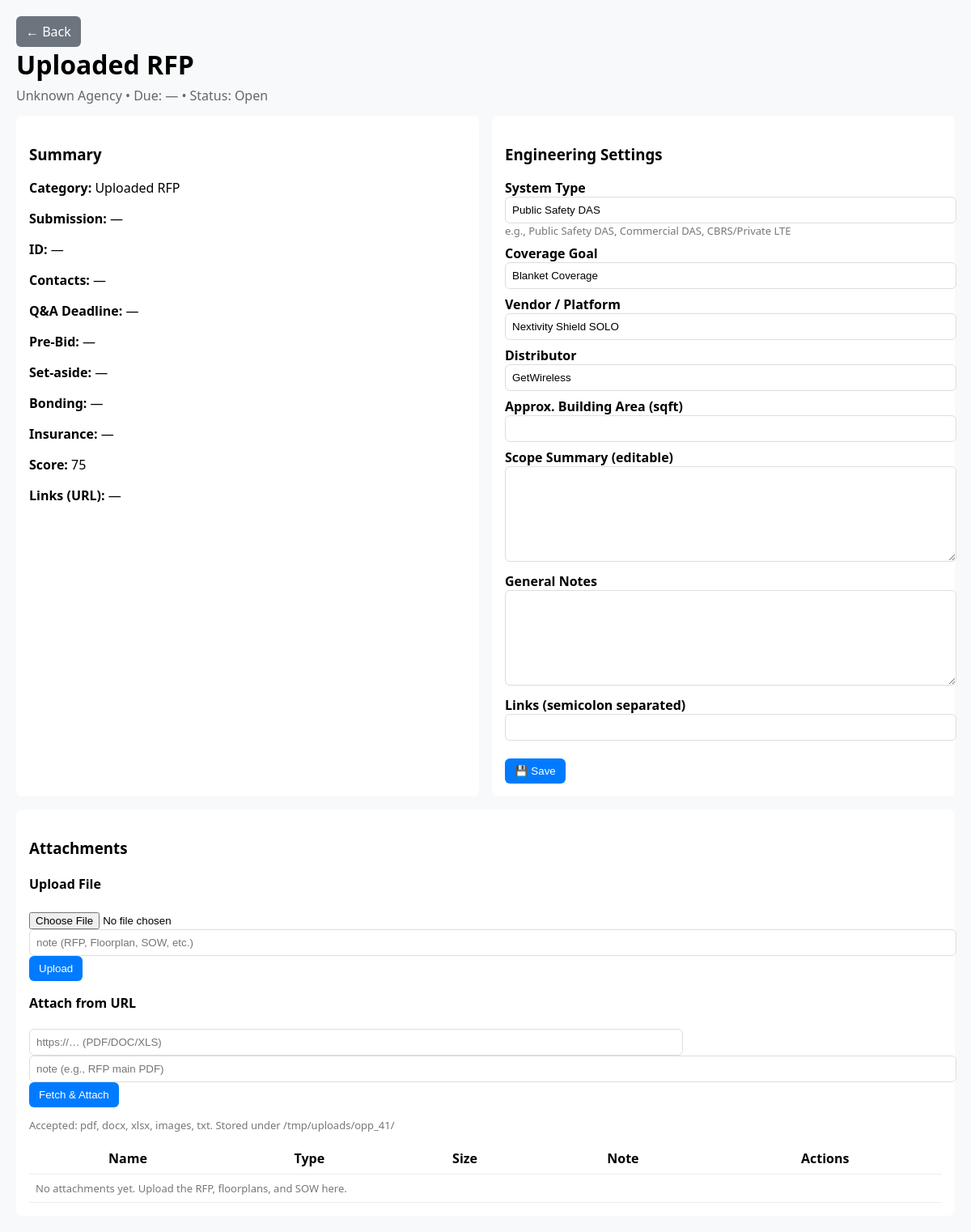
The page /opportunity/41 on the database its author committed.
### tables this page shows
CREATE TABLE opportunities (
            id INTEGER PRIMARY KEY AUTOINCREMENT,
            title TEXT,
            agency TEXT,
            source TEXT,
            solicitation_id TEXT,
            issue_date TEXT,
            due_date TEXT,
            category TEXT,
            url TEXT,
            budget REAL,
            budget_published REAL,
            my_costs REAL,
            capital_outlay REAL,
            summary TEXT,
            scope_of_work TEXT,
            requirements TEXT,
            poc TEXT,
            location TEXT,
            terms TEXT,
            critical_reqs TEXT,
            raw_text TEXT,
            ai_score INTEGER,
            human_score INTEGER,
            reasons TEXT,
            status TEXT,
            equipment_cost REAL,
            labor_cost REAL,
            admin_cost REAL,
            total_cost REAL,
            suggested_bid REAL,
            profit_margin REAL
        , contacts TEXT, submission_method TEXT, qna_deadline TEXT, prebid TEXT, prebid_required TEXT, set_aside TEXT, bonding TEXT, insurance TEXT, scope_summary TEXT, tech_requirements TEXT, external_id TEXT, system_type TEXT, coverage_goal TEXT, vendor TEXT, distributor TEXT, area_sqft REAL, rf_notes TEXT);

CREATE TABLE scores (
            id INTEGER PRIMARY KEY AUTOINCREMENT,
            opp_id INTEGER,
            ai_score INTEGER,
            human_score INTEGER,
            reasons TEXT
        , score INTEGER);

### app.py (the view)
@app.route("/opportunity/<int:opp_id>")
def opportunity_detail(opp_id):
    opp = _get_opportunity(opp_id)
    if not opp:
        abort(404)
    atts = _list_attachments(opp_id)
    if not opp.get("system_type") and ("public safety" in (opp.get("category","").lower())):
        opp["system_type"] = "Public Safety DAS"
    return render_template("opportunity.html", o=opp, attachments=atts)

### app.py (called while the page is built)
def get_db():
    conn = sqlite3.connect(DB_FILE)
    conn.row_factory = sqlite3.Row
    return conn

@app.before_request
def set_mode():
    if "training_mode" not in session:
        session["training_mode"] = True

def _get_opportunity(opp_id):
    conn = get_db()
    cur = conn.cursor()
    cur.execute("SELECT o.*, s.score FROM opportunities o LEFT JOIN scores s ON o.id = s.opp_id WHERE o.id=?", (opp_id,))
    row = cur.fetchone()
    conn.close()
    return dict(row) if row else None

def _list_attachments(opp_id):
    conn = get_db()
    cur = conn.cursor()
    cur.execute("SELECT * FROM attachments WHERE opp_id=? ORDER BY created_at DESC", (opp_id,))
    rows = [dict(r) for r in cur.fetchall()]
    conn.close()
    return rows

### templates/opportunity.html (shortened to what this page needs)
<!doctype html>
<html>
<head>
</head>
<body>
  <a href="{{ url_for('index') }}" class="btn btn-secondary">← Back</a>
  <h1>{{ o.title or 'Opportunity' }}</h1>
  <div class="sub">{{ o.agency }} • Due: {{ o.due_date or '—' }} • Status: {{ o.status }}</div>
  <div class="grid">
    <div class="card">
      <h3>Summary</h3>
      <p><strong>Category:</strong> {{ o.category or '—' }}</p>
      <p><strong>Submission:</strong> {{ o.submission_method or '—' }}</p>
      <p><strong>ID:</strong> {{ o.external_id or '—' }}</p>
      <p><strong>Contacts:</strong> {{ o.contacts or '—' }}</p>
      <p><strong>Q&A Deadline:</strong> {{ o.qna_deadline or '—' }}</p>
      <p><strong>Pre-Bid:</strong> {{ o.prebid or '—' }} {% if o.prebid_required %} ({{ o.prebid_required }}){% endif %}</p>
      <p><strong>Set-aside:</strong> {{ o.set_aside or '—' }}</p>
      <p><strong>Bonding:</strong> {{ o.bonding or '—' }}</p>
      <p><strong>Insurance:</strong> {{ o.insurance or '—' }}</p>
      <p><strong>Score:</strong> {{ o.score if o.score is not none else '—' }}</p>
      <p><strong>Links (URL):</strong>
        {% if o.url %}<a href="{{ o.url.split(';')[0] }}" target="_blank">{{ o.url.split(';')[0] }}</a>{% else %}—{% endif %}
      </p>
    </div>
    <div class="card">
      <h3>Engineering Settings</h3>
      <form method="POST" action="{{ url_for('opportunity_update', opp_id=o.id) }}">
        <label>System Type</label>
        <input type="text" name="system_type" value="{{ o.system_type or 'Public Safety DAS' }}">
        <div class="muted">e.g., Public Safety DAS, Commercial DAS, CBRS/Private LTE</div>
        <label>Coverage Goal</label>
        <input type="text" name="coverage_goal" value="{{ o.coverage_goal or 'Blanket Coverage' }}">
        <label>Vendor / Platform</label>
        <input type="text" name="vendor" value="{{ o.vendor or 'Nextivity Shield SOLO' }}">
        <label>Distributor</label>
        <input type="text" name="distributor" value="{{ o.distributor or 'GetWireless' }}">
        <label>Approx. Building Area (sqft)</label>
        <input type="text" name="area_sqft" value="{{ o.area_sqft or '' }}">
        <label>Scope Summary (editable)</label>
        <textarea name="scope_summary">{{ o.scope_summary or '' }}</textarea>
        <label>General Notes</label>
        <textarea name="rf_notes">{{ o.rf_notes or '' }}</textarea>
        <label>Links (semicolon separated)</label>
        <input type="text" name="url" value="{{ o.url or '' }}">
        <br><br><button class="btn" type="submit">💾 Save</button>
      </form>
    </div>
    <div class="card" style="grid-column: 1 / -1;">
      <h3>Attachments</h3>
      <h4>Upload File</h4>
      <form method="POST" action="{{ url_for('opportunity_attach', opp_id=o.id) }}" enctype="multipart/form-data">
        <input type="file" name="file" required>
        <input type="text" name="note" placeholder="note (RFP, Floorplan, SOW, etc.)">
        <button class="btn" type="submit">Upload</button>
      </form>
      <h4 style="margin-top:16px;">Attach from URL</h4>
      <form method="POST" action="{{ url_for('opportunity_attach_url', opp_id=o.id) }}">
        <input type="text" name="url" placeholder="https://… (PDF/DOC/XLS)" style="width:70%" required>
        <input type="text" name="note" placeholder="note (e.g., RFP main PDF)">
        <button class="btn" type="submit">Fetch & Attach</button>
      </form>
      <p class="muted">Accepted: pdf, docx, xlsx, images, txt. Stored under /tmp/uploads/opp_{{ o.id }}/</p>
      <table>
        <thead><tr><th>Name</th><th>Type</th><th>Size</th><th>Note</th><th>Actions</th></tr></thead>
        <tbody>
          {% for a in attachments %}
            <tr>
              <td>{{ a.original_name }}</td>
              <td>{{ a.mime }}</td>
              <td>{{ (a.size//1024) }} KB</td>
              <td>{{ a.note or '' }}</td>
              <td>
                <a href="{{ url_for('attachment_download', att_id=a.id) }}">⬇️ Download</a>
                <a href="{{ url_for('attachment_delete', att_id=a.id) }}" onclick="return confirm('Delete attachment?')">🗑 Delete</a>
                {% if a.source_url %}<br><span class="muted">src: <a href="{{ a.source_url }}" target="_blank">link</a></span>{% endif %}
              </td>
            </tr>
          {% else %}
            <tr><td colspan="5" class="muted">No attachments yet. Upload the RFP, floorplans, and SOW here.</td></tr>
          {% endfor %}
        </tbody>
      </table>
    </div>
  </div>
</body>
</html>

### templates/opportunity.html (style rules this page uses)
body { font-family: system-ui, Arial; margin: 20px; background:#f8f9fa; }
h1 { margin:0 0 6px 0; }
.sub { color:#666; margin-bottom:14px; }
.grid { display:grid; grid-template-columns: 1fr 1fr; gap:16px; }
.card { background:#fff; padding:16px; border-radius:8px; }
label { display:block; font-weight:600; margin-top:8px; }
input[type=text], textarea { width:100%; padding:8px; border:1px solid #ddd; border-radius:6px; }
textarea { height:100px; }
.btn { display:inline-block; padding:8px 12px; border-radius:6px; text-decoration:none; background:#007bff; color:#fff; border:0; cursor:pointer; }
.btn-secondary { background:#6c757d; }
.muted { color:#777; font-size:13px; }
table { width:100%; border-collapse: collapse; }
th, td { border-bottom:1px solid #eee; padding:8px; vertical-align: top; }

### rows shown on the page
opportunities: title "Uploaded RFP", agency "Unknown Agency", due_date "—", status "Open", category "Uploaded RFP", submission_method "—", contacts "—", qna_deadline "—", prebid "—", set_aside "—", bonding "—", insurance "—", id "41"
scores: score "75"

### other values the page prints
{{ o.external_id or '—' }} "—"
